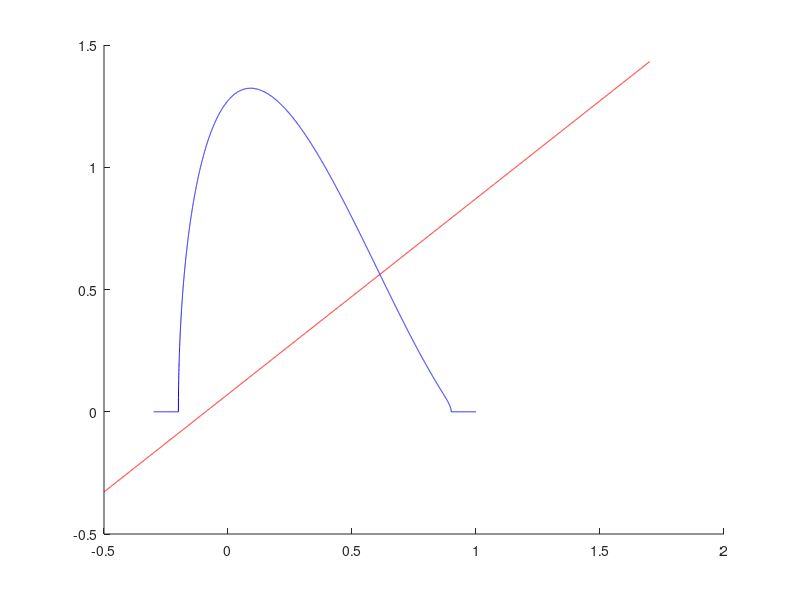

Recreate this plot in MATLAB. (Note: this script raises an error after producing the figure.)
close all
hold off

a1=0.3;
a2=1.1;
d2=0.9;
d1=0.18;
beta=0.1

x=linspace(-0.3,1,10000)
p=linspace(-0.5,1.7,10000)
xx=linspace(-5,5,1000)
yy=xx.*0

f1=a1.*(1-x).*((d2-x).*(x+a2-d2)).^(1/2)./beta
f2=a1*d2-a2*d1-(a1-a2).*p




hold on
plot(x,f1,'b')
plot(p,f2,'r')
xline(d1,'m')
xline(0,'k--')

plot(xx,yy,'k--')
plot(0.611571,0.561257,'*')
plot(-0.0850851,0,'*')
plot(d2,0,'*')
plot(d2-a2,0,'*')
xlim([-1 1.3])
ylim([0 2])
legend('$g_1(x)=\frac{a_1(1-x)\sqrt{(d_2-x)(x+a_2-d_2)}}{\beta}$','$g_2(x)=a_1d_2-a_2d_1-(a_1-a_2)x $','$x=d_1$','interpreter','latex')
